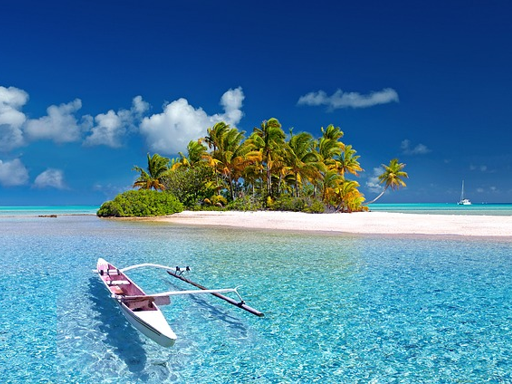
#> input picture depictqa/build_datasets/tests/test_image.png, 512 x 384 px
$ python add_distortion_refA_sd.py --reference_dir ../tests --distortion_dir ../tests --meta_dir ../tests
#> lines starting #> are read from the running program, lines starting #| are printed output that depends on the picture
### depictqa/build_datasets/x_distortion/__init__.py
from .blur import *
from .brightness import *
from .compression import *
from .contrast import *
from .noise import *
from .oversharpen import *
from .pixelate import *
from .quantization import *
from .saturate import *
from .exposure import *
from .temperature import *
from .tint import *

def add_distortion(img, severity=1, distortion_name=None):
    """This function distorts the input image.

    @param img (np.ndarray, unit8): input image, H x W x 3, RGB, [0, 255]
    @param severity (int): severity of distortion, [1, 5]
    @param distortion_name (str): distortion name
    @return: distorted image (np.ndarray, unit8), H x W x 3, RGB, [0, 255]
    """

    if not isinstance(img, np.ndarray):
        raise AttributeError('Expecting type(img) to be numpy.ndarray')
    if not (img.dtype.type is np.uint8):
        raise AttributeError('Expecting img.dtype.type to be numpy.uint8')

    if not (img.ndim in [2, 3]):
        raise AttributeError('Expecting img.shape to be either (h x w) or (h x w x c)')
    if img.ndim == 2:
        img = np.stack((img,) * 3, axis=-1)

    h, w, c = img.shape
    if h < 32 or w < 32:
        raise AttributeError('The (w, h) must be at least 32 pixels')
    if not (c in [1, 3]):
        raise AttributeError('Expecting img to have either 1 or 3 chennels')
    if c == 1:
        # stack the image to 3 channels
        img = np.stack((np.squeeze(img),) * 3, axis=-1)

    if severity not in [1, 2, 3, 4, 5]:
        raise AttributeError('The severity must be an integer in [1, 5]')

    if distortion_name:
        # globals() is a built-in function that returns a dictionary of the current global symbol table.
        img_lq = globals()[distortion_name](img, severity)
    else:
        raise ValueError("The distortion_name must be passed")

    return np.uint8(img_lq)


distortions_dict = {
    "brighten": [
        "brightness_brighten_shift_HSV",
        "brightness_brighten_shift_RGB",
        "brightness_brighten_gamma_HSV",
        "brightness_brighten_gamma_RGB",
    ],
    "darken":[
        "brightness_darken_shift_HSV",
        "brightness_darken_shift_RGB",
        "brightness_darken_gamma_HSV",
        "brightness_darken_gamma_RGB",
    ],
    "contrast_strengthen": [
        "contrast_strengthen_scale",
        "contrast_strengthen_stretch",
    ],
    "contrast_weaken": [
        "contrast_weaken_scale",
        "contrast_weaken_stretch",
    ],
    "saturate_strengthen": [
        "saturate_strengthen_HSV",
        "saturate_strengthen_YCrCb",
    ],
    "saturate_weaken": [
        "saturate_weaken_HSV",
        "saturate_weaken_YCrCb",
    ],
    "oversharpen": [
        "oversharpen",
    ],
    "temperature_warm": [
        "temperature_warm_RGB",
        "temperature_warm_LAB",
    ],
    "temperature_cool": [
        "temperature_cool_RGB",
        "temperature_cool_LAB",
    ],
    "tint_green": [
        "tint_green_RGB",
        "tint_green_LAB",
    ],
    "tint_magenta": [
        "tint_magenta_RGB",
        "tint_magenta_LAB",
    ],
    "exposure_increase": [
        "exposure_increase_LAB",
    ],
    "exposure_decrease": [
        "exposure_decrease_LAB",
    ],
}

# [5 lines left out: function get_distortion_names, not called in this run]

### depictqa/build_datasets/x_distortion/temperature.py
import cv2
import numpy as np

# [29 lines left out: functions temperature_warm_RGB, temperature_cool_RGB, not called in this run]
def temperature_warm_LAB(img,severity=1):
    # In LAB space, B channel represents blue-yellow axis
    # Positive B = yellow, Negative B = blue
    b_shift=[5,10,15,20,25][severity-1]

    img_lab=cv2.cvtColor(img,cv2.COLOR_RGB2LAB)
    img_lab=img_lab.astype(np.float32)

    # shift B channel to yellow (warm)
    img_lab[:,:,2]=img_lab[:,:,2]+b_shift

    img_lab=np.clip(img_lab,0,255)
    img_lab=img_lab.astype(np.uint8)
    img_lq=cv2.cvtColor(img_lab,cv2.COLOR_LAB2RGB)
    return img_lq

# [15 lines left out: function temperature_cool_LAB, not called in this run]

### depictqa/build_datasets/scripts/add_distortion_refA_sd.py
import argparse
import glob
import json
import os
import random
from shutil import copy

import numpy as np
from PIL import Image
from x_distortion import add_distortion, distortions_dict

parser = argparse.ArgumentParser(description="Test X-Distortion")
parser.add_argument(
    "-d",
    "--distortion_name",
    type=str,
    default=None,
    help="(1) distortion function name, (2) distortion category name, (3) others (random sample).",
)
parser.add_argument(
    "-a",
    "--all_severity",
    action="store_true",
    help="If False (default), random select one severity; else, all severities are used.",
)
parser.add_argument(
    "-p",
    "--prob_distortion",
    type=float,
    default=0.95,
    help="Probability of adding distortion.",
)
parser.add_argument(
    "-ns",
    "--noskip",
    action="store_true",
    help="If False (default), skip the same reference; else, regenerate with another name.",
)
parser.add_argument("--reference_dir", type=str, required=True)
parser.add_argument("--distortion_dir", type=str, required=True)
parser.add_argument("--meta_dir", type=str, required=True)
parser.add_argument("--seed", type=int, default=131)


def get_distortion_name(distortion_name):
    distortion_names = []
    for key in distortions_dict:
        distortion_names += distortions_dict[key]
    # distortion function name
    if distortion_name in distortion_names:
        pass
    # distortion category name
    elif distortion_name in distortions_dict:
        distortion_name = random.choice(distortions_dict[distortion_name])
    # others (random sample)
    else:
        key = random.choice(list(distortions_dict.keys()))
        distortion_name = random.choice(distortions_dict[key])
    return distortion_name


def get_distortion_class(distortion_name):
#> called with distortion_name = 'temperature_warm_LAB'
    for key in distortions_dict:
        if distortion_name in distortions_dict[key]:
            return key


def seed_everything(seed=131):
    np.random.seed(seed)
    random.seed(seed**2)


if __name__ == "__main__":
    args = parser.parse_args()
    idx_start = 0
    idx_end = 5
    num_severity = 5
    resize = 224
    seed_everything(seed=args.seed)
    reference_dir = args.reference_dir
    img_paths = sorted(glob.glob(os.path.join(reference_dir, "*.png")))
    distortion_dir = args.distortion_dir
    meta_dir = args.meta_dir
    os.makedirs(distortion_dir, exist_ok=True)
    os.makedirs(meta_dir, exist_ok=True)

    for idx_ref, img_path in enumerate(img_paths[idx_start:idx_end]):
        print("=" * 100)
        print(idx_start + idx_ref)

        # check the first distortion img & json
        img_name = os.path.splitext(os.path.basename(img_path))[0]
        img_lq_exist = os.path.exists(os.path.join(distortion_dir, f"{img_name}_0.png"))
        json_lq_exist = os.path.exists(os.path.join(meta_dir, f"{img_name}_0.json"))
        if img_lq_exist and json_lq_exist and not args.noskip:
            print(f"{img_path} has been generated, skip.")
            continue

        distortion_name = get_distortion_name(args.distortion_name)
        distortion_class = get_distortion_class(distortion_name)

        if random.random() > args.prob_distortion:
            severities = [0]
        elif args.all_severity:
            severities = list(range(1, num_severity + 1))
        else:
            severities = [random.randint(1, num_severity)]

        for severity in severities:
            idx = 0
            while True:
                save_path = os.path.join(distortion_dir, f"{img_name}_{idx}.png")
                save_json = os.path.join(meta_dir, f"{img_name}_{idx}.json")
                if not (os.path.exists(save_path) and os.path.exists(save_json)):
                    break
                idx += 1

            if severity == 0:
                copy(img_path, save_path)
                distortion_name = distortion_class = None
            else:
                img = Image.open(img_path).convert("RGB")
#> img is the input picture: PIL image 512x384 RGB; mean R, G, B 73.8, 128.2, 161.4
                h, w = img.height, img.width
#> h = 384; w = 512
                if resize < min(h, w):
                    ratio = resize / min(h, w)
#> ratio = 0.583
                    h_new, w_new = round(h * ratio), round(w * ratio)
#> h_new = 224; w_new = 299
                    img = img.resize((w_new, h_new), resample=Image.BICUBIC)
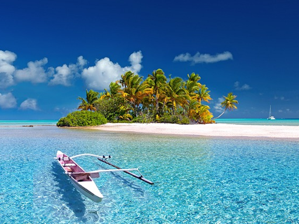
#> img: PIL image 299x224 RGB; mean R, G, B 73.8, 128.2, 161.4
                img = np.array(img)
                img_lq = add_distortion(
                    img, severity=severity, distortion_name=distortion_name
                )
#> in temperature_warm_LAB, `img_lab=cv2.cvtColor(img,cv2.COLOR_RGB2LAB)`: img_lab: shape (224, 299, 3); mean of channels 0, 1, 2 131.2, 125.4, 105.1
#> in temperature_warm_LAB, `img_lab=img_lab.astype(np.float32)`: img_lab: shape (224, 299, 3) float32; mean of channels 0, 1, 2 131.2, 125.4, 105.1
#> in temperature_warm_LAB, `img_lab[:,:,2]=img_lab[:,:,2]+b_shift`: img_lab: shape (224, 299, 3) float32; mean of channels 0, 1, 2 131.2, 125.4, 130.1
#> in temperature_warm_LAB, `img_lab=img_lab.astype(np.uint8)`: img_lab: shape (224, 299, 3); mean of channels 0, 1, 2 131.2, 125.4, 130.1
#> in temperature_warm_LAB, `img_lq=cv2.cvtColor(img_lab,cv2.COLOR_LAB2RGB)`:
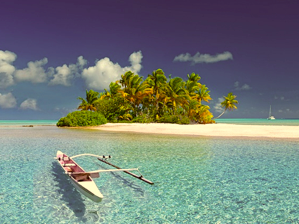
#> img_lq: shape (224, 299, 3); mean R, G, B 115.7, 126.1, 120
                img_lq = Image.fromarray(img_lq)
                img_lq.save(save_path)

            meta = {
                "img_ref": img_path,
                "img_lq": save_path,
                "distortion_class": distortion_class,
                "distortion_name": distortion_name,
                "severity": severity,
            }
            with open(save_json, "w") as fw:
                fw.write(json.dumps(meta, indent=4))

            print(meta)
'''
distortions_dict = {
    "blur": [
        "blur_gaussian",
        "blur_motion",
        "blur_glass",
        "blur_lens",
        "blur_zoom",
        "blur_jitter",
    ],
    "noise": [
        "noise_gaussian_RGB",
        "noise_gaussian_YCrCb",
        "noise_speckle",
        "noise_spatially_correlated",
        "noise_poisson",
        "noise_impulse",
    ],
    "compression": [
        "compression_jpeg",
        "compression_jpeg_2000",
    ],
    "brighten": [
        "brightness_brighten_shift_HSV",
        "brightness_brighten_shift_RGB",
        "brightness_brighten_gamma_HSV",
        "brightness_brighten_gamma_RGB",
    ],
    "darken": [
        "brightness_darken_shift_HSV",
        "brightness_darken_shift_RGB",
        "brightness_darken_gamma_HSV",
        "brightness_darken_gamma_RGB",
    ],
    "contrast_strengthen": [
        "contrast_strengthen_scale",
        "contrast_strengthen_stretch",
    ],
    "contrast_weaken": [
        "contrast_weaken_scale",
        "contrast_weaken_stretch",
    ],
    "saturate_strengthen": [
        "saturate_strengthen_HSV",
        "saturate_strengthen_YCrCb",
    ],
    "saturate_weaken": [
        "saturate_weaken_HSV",
        "saturate_weaken_YCrCb",
    ],
    "oversharpen": [
        "oversharpen",
    ],
    "pixelate": [
        "pixelate",
    ],
    "quantization": [
        "quantization_otsu",
        "quantization_median",
        "quantization_hist",
    ],
}
'''
